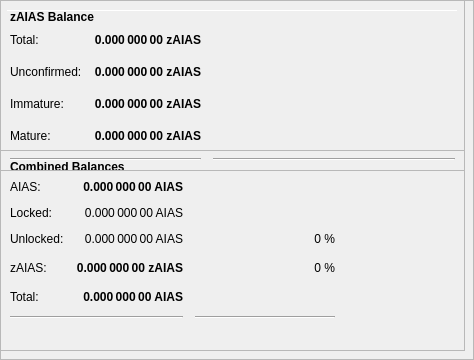
        <widget class="QFrame" name="frameObfuscation">
         <property name="minimumSize">
          <size>
           <width>0</width>
           <height>350</height>
          </size>
         </property>
         <property name="layoutDirection">
          <enum>Qt::LeftToRight</enum>
         </property>
         <property name="frameShape">
          <enum>QFrame::StyledPanel</enum>
         </property>
         <property name="frameShadow">
          <enum>QFrame::Raised</enum>
         </property>
         <widget class="QPushButton" name="runAutoDenom">
          <property name="geometry">
           <rect>
            <x>251</x>
            <y>17</y>
            <width>1</width>
            <height>1</height>
           </rect>
          </property>
          <property name="palette">
           <palette>
            <active>
             <colorrole role="WindowText">
              <brush brushstyle="SolidPattern">
               <color alpha="255">
                <red>0</red>
                <green>0</green>
                <blue>0</blue>
               </color>
              </brush>
             </colorrole>
             <colorrole role="Button">
              <brush brushstyle="SolidPattern">
               <color alpha="255">
                <red>239</red>
                <green>238</green>
                <blue>238</blue>
               </color>
              </brush>
             </colorrole>
             <colorrole role="Light">
              <brush brushstyle="SolidPattern">
               <color alpha="255">
                <red>255</red>
                <green>255</green>
                <blue>255</blue>
               </color>
              </brush>
             </colorrole>
             <colorrole role="Midlight">
              <brush brushstyle="SolidPattern">
               <color alpha="255">
                <red>247</red>
                <green>246</green>
                <blue>246</blue>
               </color>
              </brush>
             </colorrole>
             <colorrole role="Dark">
              <brush brushstyle="SolidPattern">
               <color alpha="255">
                <red>119</red>
                <green>119</green>
                <blue>119</blue>
               </color>
              </brush>
             </colorrole>
             <colorrole role="Mid">
              <brush brushstyle="SolidPattern">
               <color alpha="255">
                <red>159</red>
                <green>159</green>
                <blue>159</blue>
               </color>
              </brush>
             </colorrole>
             <colorrole role="Text">
              <brush brushstyle="SolidPattern">
               <color alpha="255">
                <red>0</red>
                <green>0</green>
                <blue>0</blue>
               </color>
              </brush>
             </colorrole>
             <colorrole role="BrightText">
              <brush brushstyle="SolidPattern">
               <color alpha="255">
                <red>255</red>
                <green>255</green>
                <blue>255</blue>
               </color>
              </brush>
             </colorrole>
             <colorrole role="ButtonText">
              <brush brushstyle="SolidPattern">
               <color alpha="255">
                <red>0</red>
                <green>0</green>
                <blue>0</blue>
               </color>
              </brush>
             </colorrole>
             <colorrole role="Base">
              <brush brushstyle="SolidPattern">
               <color alpha="255">
                <red>255</red>
                <green>255</green>
                <blue>255</blue>
               </color>
              </brush>
             </colorrole>
             <colorrole role="Window">
              <brush brushstyle="SolidPattern">
               <color alpha="255">
                <red>239</red>
                <green>238</green>
                <blue>238</blue>
               </color>
              </brush>
             </colorrole>
             <colorrole role="Shadow">
              <brush brushstyle="SolidPattern">
               <color alpha="255">
                <red>0</red>
                <green>0</green>
                <blue>0</blue>
               </color>
              </brush>
             </colorrole>
             <colorrole role="AlternateBase">
              <brush brushstyle="SolidPattern">
               <color alpha="255">
                <red>247</red>
                <green>246</green>
                <blue>246</blue>
               </color>
              </brush>
             </colorrole>
             <colorrole role="ToolTipBase">
              <brush brushstyle="SolidPattern">
               <color alpha="255">
                <red>255</red>
                <green>255</green>
                <blue>220</blue>
               </color>
              </brush>
             </colorrole>
             <colorrole role="ToolTipText">
              <brush brushstyle="SolidPattern">
               <color alpha="255">
                <red>0</red>
                <green>0</green>
                <blue>0</blue>
               </color>
              </brush>
             </colorrole>
            </active>
            <inactive>
             <colorrole role="WindowText">
              <brush brushstyle="SolidPattern">
               <color alpha="255">
                <red>0</red>
                <green>0</green>
                <blue>0</blue>
               </color>
              </brush>
             </colorrole>
             <colorrole role="Button">
              <brush brushstyle="SolidPattern">
               <color alpha="255">
                <red>239</red>
                <green>238</green>
                <blue>238</blue>
               </color>
              </brush>
             </colorrole>
             <colorrole role="Light">
              <brush brushstyle="SolidPattern">
               <color alpha="255">
                <red>255</red>
                <green>255</green>
                <blue>255</blue>
               </color>
              </brush>
             </colorrole>
             <colorrole role="Midlight">
              <brush brushstyle="SolidPattern">
               <color alpha="255">
                <red>247</red>
                <green>246</green>
                <blue>246</blue>
               </color>
              </brush>
             </colorrole>
             <colorrole role="Dark">
              <brush brushstyle="SolidPattern">
               <color alpha="255">
                <red>119</red>
                <green>119</green>
                <blue>119</blue>
               </color>
              </brush>
             </colorrole>
             <colorrole role="Mid">
              <brush brushstyle="SolidPattern">
               <color alpha="255">
                <red>159</red>
                <green>159</green>
                <blue>159</blue>
               </color>
              </brush>
             </colorrole>
             <colorrole role="Text">
              <brush brushstyle="SolidPattern">
               <color alpha="255">
                <red>0</red>
                <green>0</green>
                <blue>0</blue>
               </color>
              </brush>
             </colorrole>
             <colorrole role="BrightText">
              <brush brushstyle="SolidPattern">
               <color alpha="255">
                <red>255</red>
                <green>255</green>
                <blue>255</blue>
               </color>
              </brush>
             </colorrole>
             <colorrole role="ButtonText">
              <brush brushstyle="SolidPattern">
               <color alpha="255">
                <red>0</red>
                <green>0</green>
                <blue>0</blue>
               </color>
              </brush>
             </colorrole>
             <colorrole role="Base">
              <brush brushstyle="SolidPattern">
               <color alpha="255">
                <red>255</red>
                <green>255</green>
                <blue>255</blue>
               </color>
              </brush>
             </colorrole>
             <colorrole role="Window">
              <brush brushstyle="SolidPattern">
               <color alpha="255">
                <red>239</red>
                <green>238</green>
                <blue>238</blue>
               </color>
              </brush>
             </colorrole>
             <colorrole role="Shadow">
              <brush brushstyle="SolidPattern">
               <color alpha="255">
                <red>0</red>
                <green>0</green>
                <blue>0</blue>
               </color>
              </brush>
             </colorrole>
             <colorrole role="AlternateBase">
              <brush brushstyle="SolidPattern">
               <color alpha="255">
                <red>247</red>
                <green>246</green>
                <blue>246</blue>
               </color>
              </brush>
             </colorrole>
             <colorrole role="ToolTipBase">
              <brush brushstyle="SolidPattern">
               <color alpha="255">
                <red>255</red>
                <green>255</green>
                <blue>220</blue>
               </color>
              </brush>
             </colorrole>
             <colorrole role="ToolTipText">
              <brush brushstyle="SolidPattern">
               <color alpha="255">
                <red>0</red>
                <green>0</green>
                <blue>0</blue>
               </color>
              </brush>
             </colorrole>
            </inactive>
            <disabled>
             <colorrole role="WindowText">
              <brush brushstyle="SolidPattern">
               <color alpha="255">
                <red>119</red>
                <green>119</green>
                <blue>119</blue>
               </color>
              </brush>
             </colorrole>
             <colorrole role="Button">
              <brush brushstyle="SolidPattern">
               <color alpha="255">
                <red>239</red>
                <green>238</green>
                <blue>238</blue>
               </color>
              </brush>
             </colorrole>
             <colorrole role="Light">
              <brush brushstyle="SolidPattern">
               <color alpha="255">
                <red>255</red>
                <green>255</green>
                <blue>255</blue>
               </color>
              </brush>
             </colorrole>
             <colorrole role="Midlight">
              <brush brushstyle="SolidPattern">
               <color alpha="255">
                <red>247</red>
                <green>246</green>
                <blue>246</blue>
               </color>
              </brush>
             </colorrole>
             <colorrole role="Dark">
              <brush brushstyle="SolidPattern">
               <color alpha="255">
                <red>119</red>
                <green>119</green>
                <blue>119</blue>
               </color>
              </brush>
             </colorrole>
             <colorrole role="Mid">
              <brush brushstyle="SolidPattern">
               <color alpha="255">
                <red>159</red>
                <green>159</green>
                <blue>159</blue>
               </color>
              </brush>
             </colorrole>
             <colorrole role="Text">
              <brush brushstyle="SolidPattern">
               <color alpha="255">
                <red>119</red>
                <green>119</green>
                <blue>119</blue>
               </color>
              </brush>
             </colorrole>
             <colorrole role="BrightText">
              <brush brushstyle="SolidPattern">
               <color alpha="255">
                <red>255</red>
                <green>255</green>
                <blue>255</blue>
               </color>
              </brush>
             </colorrole>
             <colorrole role="ButtonText">
              <brush brushstyle="SolidPattern">
               <color alpha="255">
                <red>119</red>
                <green>119</green>
                <blue>119</blue>
               </color>
              </brush>
             </colorrole>
             <colorrole role="Base">
              <brush brushstyle="SolidPattern">
               <color alpha="255">
                <red>239</red>
                <green>238</green>
                <blue>238</blue>
               </color>
              </brush>
             </colorrole>
             <colorrole role="Window">
              <brush brushstyle="SolidPattern">
               <color alpha="255">
                <red>239</red>
                <green>238</green>
                <blue>238</blue>
               </color>
              </brush>
             </colorrole>
             <colorrole role="Shadow">
              <brush brushstyle="SolidPattern">
               <color alpha="255">
                <red>0</red>
                <green>0</green>
                <blue>0</blue>
               </color>
              </brush>
             </colorrole>
             <colorrole role="AlternateBase">
              <brush brushstyle="SolidPattern">
               <color alpha="255">
                <red>239</red>
                <green>238</green>
                <blue>238</blue>
               </color>
              </brush>
             </colorrole>
             <colorrole role="ToolTipBase">
              <brush brushstyle="SolidPattern">
               <color alpha="255">
                <red>255</red>
                <green>255</green>
                <blue>220</blue>
               </color>
              </brush>
             </colorrole>
             <colorrole role="ToolTipText">
              <brush brushstyle="SolidPattern">
               <color alpha="255">
                <red>0</red>
                <green>0</green>
                <blue>0</blue>
               </color>
              </brush>
             </colorrole>
            </disabled>
           </palette>
          </property>
          <property name="focusPolicy">
           <enum>Qt::NoFocus</enum>
          </property>
          <property name="autoFillBackground">
           <bool>true</bool>
          </property>
          <property name="text">
           <string/>
          </property>
          <property name="flat">
           <bool>true</bool>
          </property>
         </widget>
         <widget class="Line" name="line">
          <property name="geometry">
           <rect>
            <x>7</x>
            <y>10</y>
            <width>451</width>
            <height>1</height>
           </rect>
          </property>
          <property name="orientation">
           <enum>Qt::Horizontal</enum>
          </property>
         </widget>
         <widget class="QFrame" name="frame_3">
          <property name="geometry">
           <rect>
            <x>0</x>
            <y>150</y>
            <width>465</width>
            <height>201</height>
           </rect>
          </property>
          <property name="frameShape">
           <enum>QFrame::StyledPanel</enum>
          </property>
          <property name="frameShadow">
           <enum>QFrame::Raised</enum>
          </property>
          <layout class="QVBoxLayout" name="verticalLayout_5">
           <item>
            <layout class="QHBoxLayout" name="horizontalLayout_5" stretch="0">
             <item>
              <widget class="QLabel" name="label_5z">
               <property name="maximumSize">
                <size>
                 <width>16777215</width>
                 <height>20</height>
                </size>
               </property>
               <property name="font">
                <font>
                 <weight>75</weight>
                 <bold>true</bold>
                </font>
               </property>
               <property name="toolTip">
                <string>Combined Balances (including unconfirmed and immature coins)</string>
               </property>
               <property name="text">
                <string>&lt;html&gt;&lt;head/&gt;&lt;body&gt;&lt;p&gt;Combined Balances&lt;/p&gt;&lt;/body&gt;&lt;/html&gt;</string>
               </property>
              </widget>
             </item>
            </layout>
           </item>
           <item>
            <layout class="QGridLayout" name="gridLayout_3">
             <property name="spacing">
              <number>12</number>
             </property>
             <item row="7" column="0" colspan="2">
              <widget class="Line" name="lineSpendableBalance_3">
               <property name="orientation">
                <enum>Qt::Horizontal</enum>
               </property>
              </widget>
             </item>
             <item row="7" column="2">
              <widget class="Line" name="lineWatchBalance_3">
               <property name="sizePolicy">
                <sizepolicy hsizetype="Preferred" vsizetype="Fixed">
                 <horstretch>0</horstretch>
                 <verstretch>0</verstretch>
                </sizepolicy>
               </property>
               <property name="minimumSize">
                <size>
                 <width>140</width>
                 <height>0</height>
                </size>
               </property>
               <property name="orientation">
                <enum>Qt::Horizontal</enum>
               </property>
              </widget>
             </item>
             <item row="4" column="1">
              <widget class="QLabel" name="labelzBalancez">
               <property name="font">
                <font>
                 <weight>75</weight>
                 <bold>true</bold>
                </font>
               </property>
               <property name="cursor">
                <cursorShape>IBeamCursor</cursorShape>
               </property>
               <property name="toolTip">
                <string>Total of transactions that have yet to be confirmed, and do not yet count toward the spendable balance</string>
               </property>
               <property name="text">
                <string notr="true">0.000 000 00 zAIAS</string>
               </property>
               <property name="alignment">
                <set>Qt::AlignRight|Qt::AlignTrailing|Qt::AlignVCenter</set>
               </property>
               <property name="textInteractionFlags">
                <set>Qt::LinksAccessibleByMouse|Qt::TextSelectableByKeyboard|Qt::TextSelectableByMouse</set>
               </property>
              </widget>
             </item>
             <item row="6" column="1">
              <widget class="QLabel" name="labelTotalz">
               <property name="font">
                <font>
                 <weight>75</weight>
                 <bold>true</bold>
                </font>
               </property>
               <property name="cursor">
                <cursorShape>IBeamCursor</cursorShape>
               </property>
               <property name="toolTip">
                <string>Total Balance, including unconfirmed and immature coins.</string>
               </property>
               <property name="text">
                <string notr="true">0.000 000 00 AIAS</string>
               </property>
               <property name="alignment">
                <set>Qt::AlignRight|Qt::AlignTrailing|Qt::AlignVCenter</set>
               </property>
               <property name="textInteractionFlags">
                <set>Qt::LinksAccessibleByMouse|Qt::TextSelectableByKeyboard|Qt::TextSelectableByMouse</set>
               </property>
              </widget>
             </item>
             <item row="4" column="3">
              <spacer name="horizontalSpacer_6">
               <property name="orientation">
                <enum>Qt::Horizontal</enum>
               </property>
               <property name="sizeHint" stdset="0">
                <size>
                 <width>40</width>
                 <height>20</height>
                </size>
               </property>
              </spacer>
             </item>
             <item row="6" column="0">
              <widget class="QLabel" name="labelTotalTextz">
               <property name="text">
                <string>Total:</string>
               </property>
              </widget>
             </item>
             <item row="1" column="0">
              <widget class="QLabel" name="labelBalanceTextz">
               <property name="text">
                <string>AIAS:</string>
               </property>
              </widget>
             </item>
             <item row="1" column="1">
              <widget class="QLabel" name="labelBalancez">
               <property name="font">
                <font>
                 <weight>75</weight>
                 <bold>true</bold>
                </font>
               </property>
               <property name="cursor">
                <cursorShape>IBeamCursor</cursorShape>
               </property>
               <property name="toolTip">
                <string>Your current spendable balance</string>
               </property>
               <property name="text">
                <string notr="true">0.000 000 00 AIAS</string>
               </property>
               <property name="alignment">
                <set>Qt::AlignRight|Qt::AlignTrailing|Qt::AlignVCenter</set>
               </property>
               <property name="textInteractionFlags">
                <set>Qt::LinksAccessibleByMouse|Qt::TextSelectableByKeyboard|Qt::TextSelectableByMouse</set>
               </property>
              </widget>
             </item>
             <item row="4" column="0">
              <widget class="QLabel" name="labelzBalanceTextz">
               <property name="toolTip">
                <string/>
               </property>
               <property name="text">
                <string>zAIAS:</string>
               </property>
              </widget>
             </item>
             <item row="4" column="2">
              <widget class="QLabel" name="labelAIASPercent">
               <property name="toolTip">
                <string>Current percentage of AIAS.
If AutoMint is enabled this percentage will settle around the configured AutoMint percentage (default = 10%)</string>
               </property>
               <property name="text">
                <string>0 %</string>
               </property>
               <property name="alignment">
                <set>Qt::AlignRight|Qt::AlignTrailing|Qt::AlignVCenter</set>
               </property>
              </widget>
             </item>
             <item row="6" column="2">
              <widget class="QLabel" name="label100Percent">
               <property name="text">
                <string/>
               </property>
               <property name="alignment">
                <set>Qt::AlignRight|Qt::AlignTrailing|Qt::AlignVCenter</set>
               </property>
              </widget>
             </item>
             <item row="2" column="1">
              <widget class="QLabel" name="labelLockedBalance">
               <property name="toolTip">
                <string>Locked AIAS or Masternode collaterals. These are excluded from AIAS minting.</string>
               </property>
               <property name="text">
                <string>0.000 000 00 AIAS</string>
               </property>
               <property name="alignment">
                <set>Qt::AlignRight|Qt::AlignTrailing|Qt::AlignVCenter</set>
               </property>
              </widget>
             </item>
             <item row="2" column="0">
              <widget class="QLabel" name="labelLockedBalanceText">
               <property name="toolTip">
                <string>Locked AIAS or Masternode collaterals. These are excluded from AIAS minting.</string>
               </property>
               <property name="text">
                <string>Locked:</string>
               </property>
              </widget>
             </item>
             <item row="3" column="0">
              <widget class="QLabel" name="labelUnLockedBalanceText">
               <property name="toolTip">
                <string>Unlocked AIASs. These can be used for AIAS minting.</string>
               </property>
               <property name="text">
                <string>Unlocked:</string>
               </property>
              </widget>
             </item>
             <item row="3" column="1">
              <widget class="QLabel" name="labelUnLockedBalance">
               <property name="toolTip">
                <string>Unlocked AIASs. These can be used for AIAS minting.</string>
               </property>
               <property name="text">
                <string>0.000 000 00 AIAS</string>
               </property>
               <property name="alignment">
                <set>Qt::AlignRight|Qt::AlignTrailing|Qt::AlignVCenter</set>
               </property>
              </widget>
             </item>
             <item row="3" column="2">
              <widget class="QLabel" name="labelAIASPercent">
               <property name="text">
                <string>0 %</string>
               </property>
               <property name="alignment">
                <set>Qt::AlignRight|Qt::AlignTrailing|Qt::AlignVCenter</set>
               </property>
              </widget>
             </item>
            </layout>
           </item>
           <item>
            <spacer name="verticalSpacer">
             <property name="orientation">
              <enum>Qt::Vertical</enum>
             </property>
             <property name="sizeHint" stdset="0">
              <size>
               <width>20</width>
               <height>40</height>
              </size>
             </property>
            </spacer>
           </item>
          </layout>
         </widget>
         <widget class="QFrame" name="frame_4">
          <property name="geometry">
           <rect>
            <x>0</x>
            <y>0</y>
            <width>465</width>
            <height>171</height>
           </rect>
          </property>
          <property name="frameShape">
           <enum>QFrame::StyledPanel</enum>
          </property>
          <property name="frameShadow">
           <enum>QFrame::Raised</enum>
          </property>
          <layout class="QVBoxLayout" name="verticalLayout_7">
           <item>
            <layout class="QHBoxLayout" name="horizontalLayout_8" stretch="0">
             <item>
              <widget class="QLabel" name="label_5z_3">
               <property name="maximumSize">
                <size>
                 <width>16777215</width>
                 <height>20</height>
                </size>
               </property>
               <property name="font">
                <font>
                 <weight>75</weight>
                 <bold>true</bold>
                </font>
               </property>
               <property name="text">
                <string>zAIAS Balance</string>
               </property>
              </widget>
             </item>
            </layout>
           </item>
           <item>
            <layout class="QGridLayout" name="gridLayout_5">
             <property name="spacing">
              <number>12</number>
             </property>
             <item row="4" column="0">
              <widget class="QLabel" name="labelzBalanceMatureText">
               <property name="toolTip">
                <string>Mature: more than 20 confirmation and more than 1 mints of the same denomination after it was minted.
These AIAS are spendable.</string>
               </property>
               <property name="text">
                <string>Mature:</string>
               </property>
              </widget>
             </item>
             <item row="5" column="0" colspan="2">
              <widget class="Line" name="lineSpendableBalance_5">
               <property name="orientation">
                <enum>Qt::Horizontal</enum>
               </property>
              </widget>
             </item>
             <item row="1" column="1">
              <widget class="QLabel" name="labelzBalance">
               <property name="font">
                <font>
                 <weight>75</weight>
                 <bold>true</bold>
                </font>
               </property>
               <property name="cursor">
                <cursorShape>IBeamCursor</cursorShape>
               </property>
               <property name="toolTip">
                <string>All available AIAS, unconfirmed and immature AIAS included.</string>
               </property>
               <property name="text">
                <string notr="true">0.000 000 00 zAIAS</string>
               </property>
               <property name="alignment">
                <set>Qt::AlignRight|Qt::AlignTrailing|Qt::AlignVCenter</set>
               </property>
               <property name="textInteractionFlags">
                <set>Qt::LinksAccessibleByMouse|Qt::TextSelectableByKeyboard|Qt::TextSelectableByMouse</set>
               </property>
              </widget>
             </item>
             <item row="5" column="2">
              <widget class="Line" name="lineWatchBalance_5">
               <property name="sizePolicy">
                <sizepolicy hsizetype="Preferred" vsizetype="Fixed">
                 <horstretch>0</horstretch>
                 <verstretch>0</verstretch>
                </sizepolicy>
               </property>
               <property name="minimumSize">
                <size>
                 <width>140</width>
                 <height>0</height>
                </size>
               </property>
               <property name="orientation">
                <enum>Qt::Horizontal</enum>
               </property>
              </widget>
             </item>
             <item row="1" column="0">
              <widget class="QLabel" name="labelzBalanceText">
               <property name="toolTip">
                <string>All available AIAS, unconfirmed and immature AIAS included.</string>
               </property>
               <property name="text">
                <string>Total:</string>
               </property>
              </widget>
             </item>
             <item row="1" column="2">
              <spacer name="horizontalSpacer_8">
               <property name="orientation">
                <enum>Qt::Horizontal</enum>
               </property>
               <property name="sizeHint" stdset="0">
                <size>
                 <width>40</width>
                 <height>20</height>
                </size>
               </property>
              </spacer>
             </item>
             <item row="4" column="2">
              <spacer name="horizontalSpacer_4">
               <property name="orientation">
                <enum>Qt::Horizontal</enum>
               </property>
               <property name="sizeHint" stdset="0">
                <size>
                 <width>40</width>
                 <height>20</height>
                </size>
               </property>
              </spacer>
             </item>
             <item row="4" column="1">
              <widget class="QLabel" name="labelzBalanceMature">
               <property name="font">
                <font>
                 <weight>75</weight>
                 <bold>true</bold>
                </font>
               </property>
               <property name="toolTip">
                <string>Mature: more than 20 confirmation and more than 1 mints of the same denomination after it was minted.
These AIAS are spendable.</string>
               </property>
               <property name="text">
                <string>0.000 000 00 zAIAS</string>
               </property>
               <property name="alignment">
                <set>Qt::AlignRight|Qt::AlignTrailing|Qt::AlignVCenter</set>
               </property>
              </widget>
             </item>
             <item row="2" column="0">
              <widget class="QLabel" name="labelzBalanceUnconfirmedText">
               <property name="toolTip">
                <string>Unconfirmed: less than 20 confirmations
Immature: confirmed, but less than 1 mints of the same denomination after it was minted</string>
               </property>
               <property name="text">
                <string>Unconfirmed:</string>
               </property>
              </widget>
             </item>
             <item row="2" column="1">
              <widget class="QLabel" name="labelzBalanceUnconfirmed">
               <property name="font">
                <font>
                 <weight>75</weight>
                 <bold>true</bold>
                </font>
               </property>
               <property name="toolTip">
                <string>Unconfirmed: less than 20 confirmations
Immature: confirmed, but less than 1 mints of the same denomination after it was minted</string>
               </property>
               <property name="text">
                <string>0.000 000 00 zAIAS</string>
               </property>
               <property name="alignment">
                <set>Qt::AlignRight|Qt::AlignTrailing|Qt::AlignVCenter</set>
               </property>
              </widget>
             </item>
             <item row="2" column="2">
              <spacer name="horizontalSpacer_5">
               <property name="orientation">
                <enum>Qt::Horizontal</enum>
               </property>
               <property name="sizeHint" stdset="0">
                <size>
                 <width>40</width>
                 <height>20</height>
                </size>
               </property>
              </spacer>
             </item>
             <item row="3" column="0">
              <widget class="QLabel" name="labelzBalanceImmatureText">
               <property name="toolTip">
                <string>Unconfirmed: less than 20 confirmations
Immature: confirmed, but less than 1 mints of the same denomination after it was minted</string>
               </property>
               <property name="text">
                <string>Immature:</string>
               </property>
              </widget>
             </item>
             <item row="3" column="1">
              <widget class="QLabel" name="labelzBalanceImmature">
               <property name="font">
                <font>
                 <weight>75</weight>
                 <bold>true</bold>
                </font>
               </property>
               <property name="toolTip">
                <string>Unconfirmed: less than 20 confirmations
Immature: confirmed, but less than 1 mints of the same denomination after it was minted</string>
               </property>
               <property name="text">
                <string>0.000 000 00 zAIAS</string>
               </property>
               <property name="alignment">
                <set>Qt::AlignRight|Qt::AlignTrailing|Qt::AlignVCenter</set>
               </property>
              </widget>
             </item>
             <item row="3" column="2">
              <spacer name="horizontalSpacer_7">
               <property name="orientation">
                <enum>Qt::Horizontal</enum>
               </property>
               <property name="sizeHint" stdset="0">
                <size>
                 <width>40</width>
                 <height>20</height>
                </size>
               </property>
              </spacer>
             </item>
            </layout>
           </item>
          </layout>
         </widget>
        </widget>
